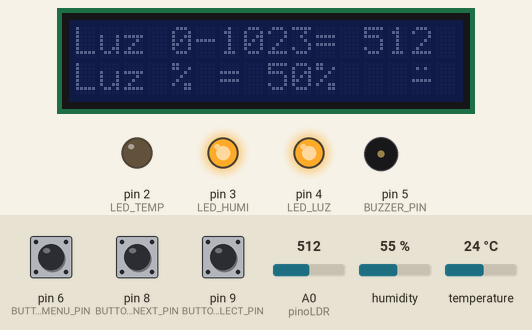
Simulated run of this sketch. Board: Arduino Uno, built with avr-gcc and run on an emulated ATmega328P. On the bench: 16×2 character LCD, output pins drawn as LEDs (lit = HIGH), buzzer (waves = sounding). The test bench sets the inputs (shaded band); at power-on: A0 (pinoLDR) = 512, pin 6 (BUTTON_MENU_PIN) HIGH, pin 9 (BUTTON_SELECT_PIN) HIGH, pin 8 (BUTTON_NEXT_PIN) HIGH, humidity 55 %, temperature 24 °C. The local clock reads 2024-03-15 10:24:30 at power-on unless the sketch sets it; EEPROM starts erased; what the sketch prints to the serial monitor is not drawn.

Above: at 2.0 s.
2.1 s: A0 (pinoLDR) set to 333
At 3.9 s:
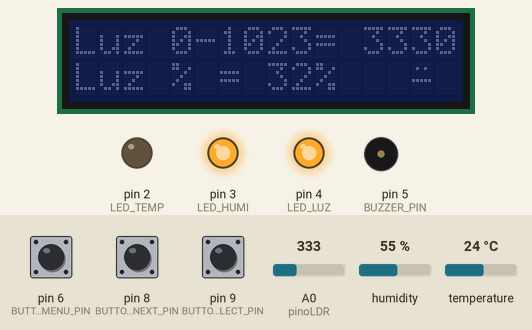
10.5 s: A0 (pinoLDR) set to 299
At 12.5 s:
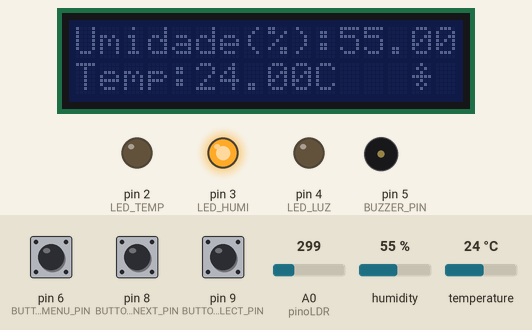
14.7 s: pin 6 (BUTTON_MENU_PIN) pulled LOW for 0.15 s
At 15.3 s:
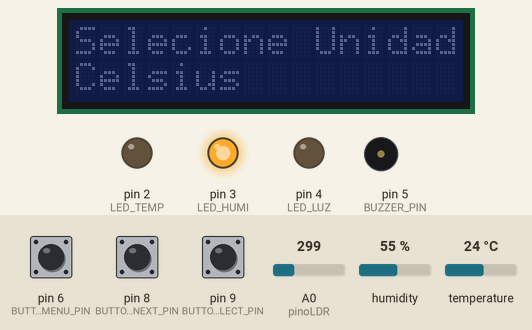
16.3 s: pin 9 (BUTTON_SELECT_PIN) pulled LOW for 0.15 s
At 17.1 s:
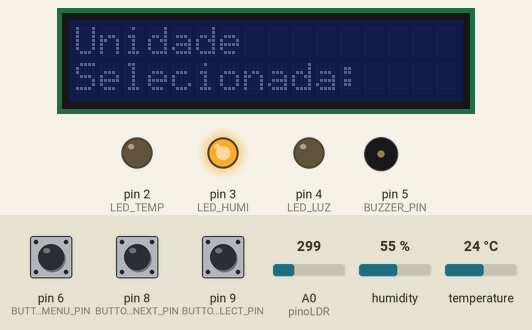
19.8 s: A0 (pinoLDR) set to 716
At 21.9 s:
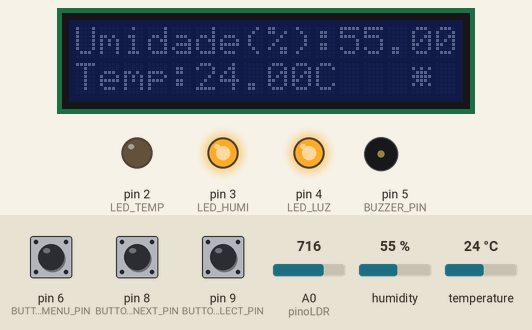
23.8 s: A0 (pinoLDR) set to 1023
At 26.1 s:
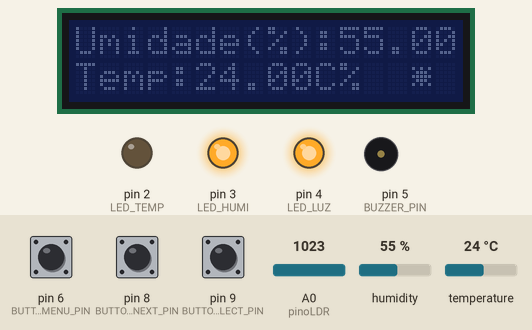
Timing chart, 0 to 30.8 s (numbered marks = the images above; inputs shaded):
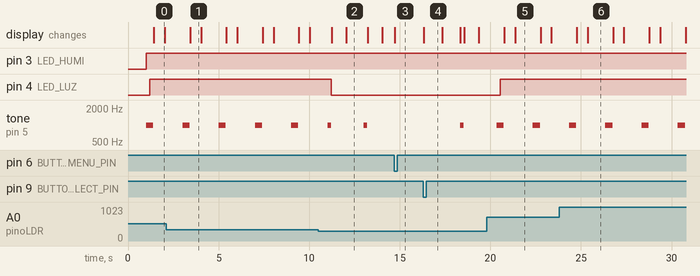

The sketch:

sketch.ino
```cpp
#include <Wire.h>
#include <DHT.h>
#include <LiquidCrystal_I2C.h>
#include <RTClib.h>
#include <EEPROM.h>

#define UTC_OFFSET -3
#define DHTPIN 7
#define DHTTYPE DHT22
#define LOG_OPTION 1
#define SERIAL_OPTION 0
#define BUZZER_PIN 5 // Defina o pino para o buzzer
#define BUTTON_MENU_PIN 6
#define BUTTON_NEXT_PIN 8
#define BUTTON_SELECT_PIN 9

// Definir pinos dos LEDs para cada gatilho
#define LED_TEMP 2   // LED para temperatura fora do gatilho
#define LED_HUMI 3   // LED para umidade fora do gatilho
#define LED_LUZ 4    // LED para luminosidade fora do gatilho

DHT dht(DHTPIN, DHTTYPE);
LiquidCrystal_I2C lcd(0x27, 16, 2);
RTC_DS1307 RTC;

// Configurações da EEPROM
const int maxRecords = 100;
const int recordSize = 10; // Tamanho de cada registro em bytes
int startAddress = 0;
int endAddress = maxRecords * recordSize;
int currentAddress = 0;

int lastLoggedMinute = -1;

int ValorLDR; // Armazenar a leitura do sensor LDR
int IntensidadeLuz; // Transforma a leitura em uma escala de 0 a 100
int pinoLDR = A0; // PINO ANALÓGICO utilizado para ler o LDR
float temperature;
float humidity;

// Triggers de temperatura e umidade
float trigger_t_min = 15.0; // Exemplo: valor mínimo de temperatura
float trigger_t_max = 25.0; // Exemplo: valor máximo de temperatura
float trigger_u_min = 30.0; // Exemplo: valor mínimo de umidade
float trigger_u_max = 50.0; // Exemplo: valor máximo de umidade
float trigger_l_min = 0.0;  // Exemplo: valor mínimo de luz
float trigger_l_max = 30.0; // Exemplo: valor máximo de luz

byte flocoDeNeve[8] = {
  0b00100,
  0b01010,
  0b00100,
  0b11111,
  0b00100,
  0b01010,
  0b00100,
  0b00000
};

byte faceNeutra[8] = {
  0b00000,
  0b01010,
  0b00000,
  0b00000,
  0b11111,
  0b00000,
  0b00000,
  0b00000
};

byte sol[8] = {
  0b00000,
  0b10101,
  0b01110,
  0b11111,
  0b01110,
  0b10101,
  0b00000
};

enum Unit { CELSIUS, KELVIN, FAHRENHEIT };
Unit currentUnit = CELSIUS;

// Configuração:
void setup() {
  lcd.init();                // Inicializar a LCD
  dht.begin();
  Serial.begin(9600); // Define a velocidade do monitor serial
  pinMode(pinoLDR, INPUT); // Define o pino que o LDR está ligado como entrada de dados

  RTC.begin();    // Inicialização do Relógio em Tempo Real
  RTC.adjust(DateTime(F(__DATE__), F(__TIME__))); // Ajustar a data e hora uma vez inicialmente, depois comentar
  EEPROM.begin();

  lcd.createChar(0, flocoDeNeve);
  lcd.createChar(1, faceNeutra);
  lcd.createChar(2, sol);

  // Configura os pinos dos LEDs como saídas
  pinMode(LED_TEMP, OUTPUT);
  pinMode(LED_HUMI, OUTPUT);
  pinMode(LED_LUZ, OUTPUT);
  pinMode(BUZZER_PIN, OUTPUT);
  pinMode(BUTTON_MENU_PIN, INPUT_PULLUP);
  pinMode(BUTTON_NEXT_PIN, INPUT_PULLUP);
  pinMode(BUTTON_SELECT_PIN, INPUT_PULLUP);

  // Inicializa os LEDs como desligados
  digitalWrite(LED_TEMP, LOW);
  digitalWrite(LED_HUMI, LOW);
  digitalWrite(LED_LUZ, LOW);
}

// Programa:
void loop() {
  DateTime now = RTC.now();

  // Calculando o deslocamento do fuso horário
  int offsetSeconds = UTC_OFFSET * 3600; // Convertendo horas para segundos
  now = now.unixtime() + offsetSeconds; // Adicionando o deslocamento ao tempo atual

  // Convertendo o novo tempo para DateTime
  DateTime adjustedTime = DateTime(now);

  // Verifica se o minuto atual é diferente do minuto do último registro
  if (adjustedTime.minute() != lastLoggedMinute) {
    lastLoggedMinute = adjustedTime.minute();

    // Ler os valores de temperatura e umidade
    humidity = dht.readHumidity();
    temperature = dht.readTemperature();
    ValorLDR = analogRead(pinoLDR); // Faz a leitura do sensor, em um valor que pode variar de 0 a 1023
    IntensidadeLuz = map(ValorLDR, 0, 1023, 0, 100); // Converte o valor para uma escala de 0 a 100

        if (temperature < trigger_t_min || temperature > trigger_t_max ||
        humidity < trigger_u_min || humidity > trigger_u_max ||
        IntensidadeLuz < trigger_l_min || IntensidadeLuz > trigger_l_max) {
          // Salva os dados na EEPROM
            saveLog(now, temperature, humidity, IntensidadeLuz);
              if (LOG_OPTION) get_log();
        }


  }

  // Alterna entre as telas de exibição
  static unsigned long lastDisplaySwitch = 0;
  if (millis() - lastDisplaySwitch >= 1000) {
    lastDisplaySwitch = millis();
    static bool showTemperature = true;
    showTemperature = !showTemperature;
    if (showTemperature) {
      MostraUmidadeTemperatura();
    } else {
      mostraLuz();
    }
  }

  checkButton();
}

void checkButton() {
  static bool buttonPressed = false;
  if (digitalRead(BUTTON_MENU_PIN) == LOW) {
    if (!buttonPressed) {
      buttonPressed = true;
      showMenu();
    }
  } else {
    buttonPressed = false;
  }
}

void showMenu() {
  lcd.clear();
  lcd.setCursor(0, 0);
  lcd.print("Selecione Unidade:");
  lcd.setCursor(0, 1);
  lcd.print("Celsius");

  int menuIndex = 0;
  const char* menuItems[] = {"Celsius", "Kelvin", "Fahrenheit"};
  const int menuLength = sizeof(menuItems) / sizeof(menuItems[0]);

  while (true) {
    if (digitalRead(BUTTON_NEXT_PIN) == LOW) {
      menuIndex = (menuIndex + 1) % menuLength;
      lcd.setCursor(0, 1);
      lcd.print("                "); // Limpa a linha
      lcd.setCursor(0, 1);
      lcd.print(menuItems[menuIndex]);
      delay(200); // Debounce
    }

    if (digitalRead(BUTTON_SELECT_PIN) == LOW) {
      currentUnit = static_cast<Unit>(menuIndex);
      lcd.clear();
      lcd.setCursor(0, 0);
      lcd.print("Unidade");
      lcd.setCursor(0, 1);
      lcd.print("Selecionada:");
      delay(1000); // Aguardar para que a mensagem seja lida
      lcd.clear();
      lcd.setCursor(0, 0);
      lcd.print(menuItems[menuIndex]);
      delay(1000); // Aguardar para que a unidade selecionada seja lida
      lcd.clear();
      break;
    }
  }
}

void verificaLimites() {
  // Ler os valores dos sensores
  float temperature = dht.readTemperature();
  float humidity = dht.readHumidity();
  ValorLDR = analogRead(pinoLDR); // Faz a leitura do sensor, em um valor que pode variar de 0 a 1023
  IntensidadeLuz = map(ValorLDR, 0, 1023, 0, 100); // Converte o valor para uma escala de 0 a 100

  // Verifica os gatilhos de temperatura
  if (temperature < trigger_t_min || temperature > trigger_t_max) {
    digitalWrite(LED_TEMP, HIGH);  // Acende o LED de temperatura
    beep(200);
  } else {
    digitalWrite(LED_TEMP, LOW);   // Apaga o LED de temperatura
  }

  // Verifica os gatilhos de umidade
  if (humidity < trigger_u_min || humidity > trigger_u_max) {
    digitalWrite(LED_HUMI, HIGH);  // Acende o LED de umidade
    beep(200);
  } else {
    digitalWrite(LED_HUMI, LOW);   // Apaga o LED de umidade
  }

  // Verifica os gatilhos de luminosidade
  if (IntensidadeLuz < trigger_l_min || IntensidadeLuz > trigger_l_max) {
    digitalWrite(LED_LUZ, HIGH);   // Acende o LED de luminosidade
    beep(200);
  } else {
    digitalWrite(LED_LUZ, LOW);    // Apaga o LED de luminosidade
  }
}

void MostraUmidadeTemperatura() {
  lcd.setCursor(0, 0);
  lcd.print("Umidade(%):");
  lcd.print(humidity);

  lcd.setCursor(0, 1);
  lcd.print("Temp:");
  float tempToShow = convertTemperature(temperature);
  lcd.print(tempToShow);
  lcd.print(getUnitString());
}

float convertTemperature(float tempCelsius) {
  switch (currentUnit) {
    case CELSIUS: return tempCelsius;
    case KELVIN: return tempCelsius + 273.15;
    case FAHRENHEIT: return tempCelsius * 9.0 / 5.0 + 32.0;
  }
  return tempCelsius; // Retorna Celsius por padrão se algo der errado
}

const char* getUnitString() {
  switch (currentUnit) {
    case CELSIUS: return "C";
    case KELVIN: return "K";
    case FAHRENHEIT: return "F";
  }
  return "C"; // Retorna Celsius por padrão se algo der errado
}

void mostraLuz() {
  ValorLDR = analogRead(pinoLDR); // Faz a leitura do sensor, em um valor que pode variar de 0 a 1023
  IntensidadeLuz = map(ValorLDR, 0, 1023, 0, 100); // Converte o valor para uma escala de 0 a 100

  verificaLimites();

  lcd.setCursor(0, 0);
  lcd.print("Luz 0-1023= ");
  lcd.print(ValorLDR);

  lcd.setCursor(0, 1);
  lcd.print("Luz % = ");
  lcd.print(IntensidadeLuz);
  lcd.print("%");

  // Desenhar a figura dependendo da intensidade da luz
  lcd.setCursor(14, 1);
  if (IntensidadeLuz < 30) {
    lcd.write(byte(0)); // Floco de neve
  } else if (IntensidadeLuz < 66) {
    lcd.write(byte(1)); // Face neutra
  } else {
    lcd.write(byte(2)); // Sol
  }
}

void saveLog(DateTime now, float temperature, float humidity, int IntensidadeLuz) {
  int tempInt = (int)(temperature * 100);
  int humiInt = (int)(humidity * 100);
  int luzInt = (int)(IntensidadeLuz * 100);

  EEPROM.put(currentAddress, now.unixtime());
  EEPROM.put(currentAddress + 4, tempInt);
  EEPROM.put(currentAddress + 6, humiInt);
  EEPROM.put(currentAddress + 8, luzInt);

  getNextAddress();
}

void getNextAddress() {
  currentAddress += recordSize;
  if (currentAddress >= endAddress) {
    currentAddress = 0; // Volta para o começo se atingir o limite
  }
}

void beep(int duration) {
  tone(BUZZER_PIN, 1000); // 1000 Hz é o tom do buzzer
  delay(duration);        // Duração do apito
  noTone(BUZZER_PIN);     // Desliga o buzzer
}

void get_log() {
  Serial.println("Data stored in EEPROM:");
  Serial.println("Timestamp\t\tTemperature\tHumidity\tLight");

  for (int address = startAddress; address < endAddress; address += recordSize) {
    long timeStamp;
    int tempInt, humiInt, luzInt;

    // Ler dados da EEPROM
    EEPROM.get(address, timeStamp);
    EEPROM.get(address + 4, tempInt);
    EEPROM.get(address + 6, humiInt);
    EEPROM.get(address + 8, luzInt);

    // Converter valores
    float temperature = tempInt / 100.0;
    float humidity = humiInt / 100.0;
    float luz = luzInt / 100.0;

    // Verificar se os dados são válidos antes de imprimir
    if (timeStamp != 0xFFFFFFFF) { // 0xFFFFFFFF é o valor padrão de uma EEPROM não inicializada
      DateTime dt = DateTime(timeStamp);
      Serial.print(dt.timestamp(DateTime::TIMESTAMP_FULL));
      Serial.print("\t");
      Serial.print(convertTemperature(temperature));
      Serial.print(" ");
      Serial.print(getUnitString());
      Serial.print("\t\t");
      Serial.print(humidity);
      Serial.print(" %\t\t");
      Serial.print(luz);
      Serial.println(" %");
    }
  }
}
```

Measured:
- the behaviour switches between 318 and 317 on A0 (pinoLDR) (found by bisection; images 1 and 2)
- after the input at 2.1 s, the display: changes after 1.3 s (image 1)
- after the input at 10.5 s, pin 4 (LED_LUZ): HIGH → LOW after 0.71 s; the display: first changes after 0.74 s (image 2 shows a later state)
- after the input at 14.7 s, tone on pin 5 (BUZZER_PIN): stays silent (without the input it goes to 1000 Hz after 0.32 s); the display: changes at once (image 3)
- after the input at 16.3 s, tone on pin 5 (BUZZER_PIN): silent → 1000 Hz after 2.0 s, → silent 0.20 s later; the display: changes at once (image 4)
- after the input at 19.8 s, pin 4 (LED_LUZ): LOW → HIGH after 0.74 s; the display: first changes after 0.97 s (image 5 shows a later state)
- after the input at 23.8 s, the display: first changes after 0.98 s (image 6 shows a later state)
- by itself, tone on pin 5 (BUZZER_PIN): alternates 1000 Hz for 0.40 s and silent for 1.6 s
